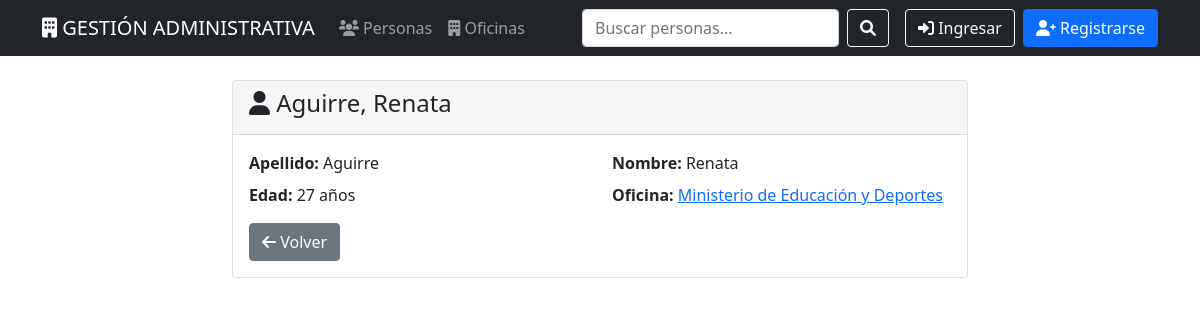
Screenshot of /personas/69/ with the database file from the repository.
### personas/models.py (models this page shows, shortened)
class Persona(models.Model):
    apellido = models.CharField(max_length=100, default='Desconocido')
    nombre = models.CharField(max_length=100, default='Desconocido')
    edad = models.IntegerField(default=0)
    oficina = models.ForeignKey(Oficina, on_delete=models.CASCADE, related_name='personas', verbose_name="Oficina")
    class Meta:
        verbose_name = "Persona"
        verbose_name_plural = "Personas"
        ordering = ['apellido', 'nombre']

### oficinas/models.py (models this page shows, shortened)
class Oficina(models.Model):
    nombre = models.CharField(max_length=100, verbose_name="Nombre")
    nombre_corto = models.CharField(max_length=20, verbose_name="Nombre Corto")
    class Meta:
        verbose_name = "Oficina"
        verbose_name_plural = "Oficinas"
        ordering = ['nombre']

### personas/views.py (the view)
# urls.py: path('<int:pk>/', views.PersonaDetailView.as_view(), name='detalle'),
class PersonaDetailView(DetailView):
    model = Persona
    template_name = 'personas/detalle.html'
    context_object_name = 'persona'

### templates/personas/detalle.html (shortened to what this page needs)
{% extends 'base.html' %}
{% block content %}
<div class="row justify-content-center">
    <div class="col-md-8">
        <div class="card">
            <div class="card-header">
                <h4><i class="fas fa-user"></i> {{ persona.apellido }}, {{ persona.nombre }}</h4>
            </div>
            <div class="card-body">
                <div class="row">
                    <div class="col-md-6">
                        <strong>Apellido:</strong> {{ persona.apellido }}
                    </div>
                    <div class="col-md-6">
                        <strong>Nombre:</strong> {{ persona.nombre }}
                    </div>
                </div>
                <div class="row mt-2">
                    <div class="col-md-6">
                        <strong>Edad:</strong> {{ persona.edad }} años
                    </div>
                    <div class="col-md-6">
                        <strong>Oficina:</strong>
                        <a href="{% url 'oficinas:detalle' persona.oficina.pk %}">
                            {{ persona.oficina.nombre }}
                        </a>
                    </div>
                </div>
                <div class="mt-3">
                    <a href="{% url 'personas:lista' %}" class="btn btn-secondary">
                        <i class="fas fa-arrow-left"></i> Volver
                    </a>
                </div>
            </div>
        </div>
    </div>
</div>
{% endblock %}

### rows the page displays
Persona: apellido "Aguirre", nombre "Renata", edad "27", oficina.nombre "Ministerio de Educación y Deportes"
